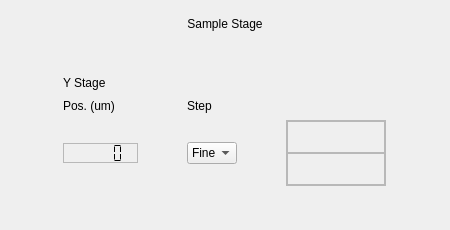
        <widget class="QFrame" name="frame_sample">
         <property name="minimumSize">
          <size>
           <width>450</width>
           <height>230</height>
          </size>
         </property>
         <property name="maximumSize">
          <size>
           <width>450</width>
           <height>230</height>
          </size>
         </property>
         <property name="frameShape">
          <enum>QFrame::Panel</enum>
         </property>
         <property name="frameShadow">
          <enum>QFrame::Sunken</enum>
         </property>
         <property name="lineWidth">
          <number>0</number>
         </property>
         <property name="midLineWidth">
          <number>0</number>
         </property>
         <layout class="QVBoxLayout" name="verticalLayout_11">
          <item>
           <widget class="QLabel" name="label_sample">
            <property name="minimumSize">
             <size>
              <width>0</width>
              <height>25</height>
             </size>
            </property>
            <property name="maximumSize">
             <size>
              <width>16777215</width>
              <height>25</height>
             </size>
            </property>
            <property name="font">
             <font>
              <weight>50</weight>
              <bold>false</bold>
             </font>
            </property>
            <property name="text">
             <string>Sample Stage</string>
            </property>
            <property name="alignment">
             <set>Qt::AlignCenter</set>
            </property>
           </widget>
          </item>
          <item>
           <spacer name="verticalSpacer_2">
            <property name="orientation">
             <enum>Qt::Vertical</enum>
            </property>
            <property name="sizeHint" stdset="0">
             <size>
              <width>20</width>
              <height>40</height>
             </size>
            </property>
           </spacer>
          </item>
          <item>
           <widget class="QFrame" name="frame_sampleY">
            <property name="minimumSize">
             <size>
              <width>300</width>
              <height>130</height>
             </size>
            </property>
            <property name="maximumSize">
             <size>
              <width>1666600</width>
              <height>130</height>
             </size>
            </property>
            <property name="font">
             <font>
              <weight>50</weight>
              <bold>false</bold>
             </font>
            </property>
            <property name="frameShape">
             <enum>QFrame::Box</enum>
            </property>
            <property name="frameShadow">
             <enum>QFrame::Sunken</enum>
            </property>
            <property name="lineWidth">
             <number>0</number>
            </property>
            <layout class="QGridLayout" name="gridLayout_7">
             <item row="2" column="0">
              <widget class="QLCDNumber" name="lcdNumber_20">
               <property name="minimumSize">
                <size>
                 <width>75</width>
                 <height>20</height>
                </size>
               </property>
               <property name="maximumSize">
                <size>
                 <width>75</width>
                 <height>20</height>
                </size>
               </property>
               <property name="font">
                <font>
                 <weight>50</weight>
                 <bold>false</bold>
                 <underline>false</underline>
                 <strikeout>false</strikeout>
                 <stylestrategy>PreferAntialias</stylestrategy>
                 <kerning>true</kerning>
                </font>
               </property>
               <property name="frameShape">
                <enum>QFrame::StyledPanel</enum>
               </property>
               <property name="frameShadow">
                <enum>QFrame::Raised</enum>
               </property>
               <property name="lineWidth">
                <number>3</number>
               </property>
               <property name="smallDecimalPoint">
                <bool>false</bool>
               </property>
               <property name="segmentStyle">
                <enum>QLCDNumber::Flat</enum>
               </property>
               <property name="intValue" stdset="0">
                <number>0</number>
               </property>
              </widget>
             </item>
             <item row="2" column="2">
              <widget class="QFrame" name="frame_40">
               <property name="minimumSize">
                <size>
                 <width>100</width>
                 <height>0</height>
                </size>
               </property>
               <property name="maximumSize">
                <size>
                 <width>100</width>
                 <height>16777215</height>
                </size>
               </property>
               <property name="frameShape">
                <enum>QFrame::StyledPanel</enum>
               </property>
               <property name="frameShadow">
                <enum>QFrame::Raised</enum>
               </property>
               <layout class="QVBoxLayout" name="verticalLayout_12">
                <property name="spacing">
                 <number>0</number>
                </property>
                <property name="leftMargin">
                 <number>0</number>
                </property>
                <property name="topMargin">
                 <number>0</number>
                </property>
                <property name="rightMargin">
                 <number>0</number>
                </property>
                <property name="bottomMargin">
                 <number>0</number>
                </property>
                <item>
                 <widget class="QFrame" name="frame_41">
                  <property name="frameShape">
                   <enum>QFrame::StyledPanel</enum>
                  </property>
                  <property name="frameShadow">
                   <enum>QFrame::Raised</enum>
                  </property>
                  <layout class="QHBoxLayout" name="horizontalLayout_27">
                   <property name="spacing">
                    <number>0</number>
                   </property>
                   <property name="leftMargin">
                    <number>0</number>
                   </property>
                   <property name="topMargin">
                    <number>0</number>
                   </property>
                   <property name="rightMargin">
                    <number>0</number>
                   </property>
                   <property name="bottomMargin">
                    <number>0</number>
                   </property>
                   <item>
                    <widget class="QPushButton" name="sample_forward">
                     <property name="minimumSize">
                      <size>
                       <width>30</width>
                       <height>30</height>
                      </size>
                     </property>
                     <property name="maximumSize">
                      <size>
                       <width>30</width>
                       <height>30</height>
                      </size>
                     </property>
                     <property name="text">
                      <string/>
                     </property>
                     <property name="icon">
                      <iconset>
                       <normaloff>ressources/arrow-up.png</normaloff>ressources/arrow-up.png</iconset>
                     </property>
                     <property name="iconSize">
                      <size>
                       <width>30</width>
                       <height>30</height>
                      </size>
                     </property>
                     <property name="flat">
                      <bool>true</bool>
                     </property>
                    </widget>
                   </item>
                  </layout>
                 </widget>
                </item>
                <item>
                 <widget class="QFrame" name="frame_42">
                  <property name="frameShape">
                   <enum>QFrame::StyledPanel</enum>
                  </property>
                  <property name="frameShadow">
                   <enum>QFrame::Raised</enum>
                  </property>
                  <layout class="QHBoxLayout" name="horizontalLayout_28">
                   <property name="spacing">
                    <number>0</number>
                   </property>
                   <property name="leftMargin">
                    <number>0</number>
                   </property>
                   <property name="topMargin">
                    <number>0</number>
                   </property>
                   <property name="rightMargin">
                    <number>0</number>
                   </property>
                   <property name="bottomMargin">
                    <number>0</number>
                   </property>
                   <item>
                    <widget class="QPushButton" name="sample_backward">
                     <property name="minimumSize">
                      <size>
                       <width>30</width>
                       <height>30</height>
                      </size>
                     </property>
                     <property name="maximumSize">
                      <size>
                       <width>30</width>
                       <height>30</height>
                      </size>
                     </property>
                     <property name="text">
                      <string/>
                     </property>
                     <property name="icon">
                      <iconset>
                       <normaloff>ressources/arrow-down.png</normaloff>ressources/arrow-down.png</iconset>
                     </property>
                     <property name="iconSize">
                      <size>
                       <width>30</width>
                       <height>30</height>
                      </size>
                     </property>
                     <property name="flat">
                      <bool>true</bool>
                     </property>
                    </widget>
                   </item>
                  </layout>
                 </widget>
                </item>
               </layout>
              </widget>
             </item>
             <item row="0" column="0">
              <widget class="QLabel" name="label_sampleY">
               <property name="minimumSize">
                <size>
                 <width>75</width>
                 <height>0</height>
                </size>
               </property>
               <property name="maximumSize">
                <size>
                 <width>75</width>
                 <height>16777215</height>
                </size>
               </property>
               <property name="font">
                <font>
                 <weight>50</weight>
                 <bold>false</bold>
                </font>
               </property>
               <property name="text">
                <string>Y Stage</string>
               </property>
              </widget>
             </item>
             <item row="1" column="1">
              <widget class="QLabel" name="label_62">
               <property name="text">
                <string>Step</string>
               </property>
              </widget>
             </item>
             <item row="1" column="0">
              <widget class="QLabel" name="label_63">
               <property name="minimumSize">
                <size>
                 <width>75</width>
                 <height>0</height>
                </size>
               </property>
               <property name="maximumSize">
                <size>
                 <width>75</width>
                 <height>16777215</height>
                </size>
               </property>
               <property name="text">
                <string>Pos. (um)</string>
               </property>
              </widget>
             </item>
             <item row="2" column="1">
              <widget class="QComboBox" name="stage_Resolution">
               <property name="minimumSize">
                <size>
                 <width>50</width>
                 <height>0</height>
                </size>
               </property>
               <property name="maximumSize">
                <size>
                 <width>50</width>
                 <height>16777215</height>
                </size>
               </property>
               <item>
                <property name="text">
                 <string>Fine</string>
                </property>
               </item>
               <item>
                <property name="text">
                 <string>Coarse</string>
                </property>
               </item>
              </widget>
             </item>
            </layout>
           </widget>
          </item>
          <item>
           <spacer name="verticalSpacer">
            <property name="orientation">
             <enum>Qt::Vertical</enum>
            </property>
            <property name="sizeHint" stdset="0">
             <size>
              <width>20</width>
              <height>40</height>
             </size>
            </property>
           </spacer>
          </item>
         </layout>
        </widget>
